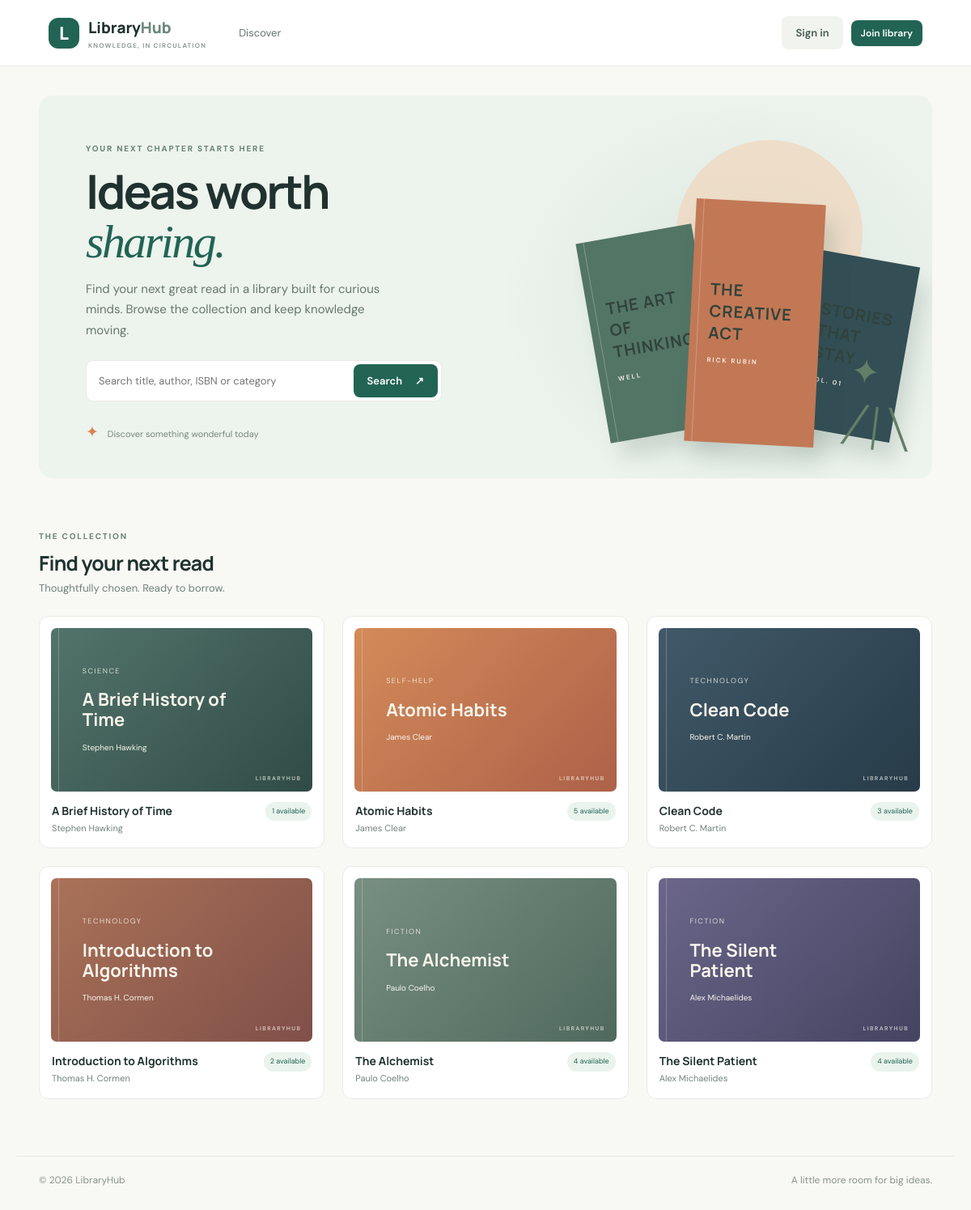
The page / on the database its author committed.
### tables this page shows
CREATE TABLE books(id INTEGER PRIMARY KEY,title TEXT NOT NULL,author TEXT NOT NULL,isbn TEXT NOT NULL UNIQUE,category TEXT NOT NULL,total_copies INTEGER NOT NULL CHECK(total_copies>=0),available_copies INTEGER NOT NULL CHECK(available_copies>=0 AND available_copies<=total_copies));

### app.py (the view)
@app.route('/')
def index():
    q=request.args.get('q','').strip()
    with db() as con: books=con.execute("SELECT * FROM books WHERE (?='' OR title LIKE ? OR author LIKE ? OR isbn LIKE ? OR category LIKE ?) ORDER BY title LIMIT 30",(q,*([f'%{q}%']*4))).fetchall()
    return render_template('index.html',books=books,q=q)

### app.py (called while the page is built)
def db():
    con=sqlite3.connect(DB_PATH, timeout=10); con.row_factory=sqlite3.Row; con.execute('PRAGMA foreign_keys=ON'); return con

def current_user():
    if not session.get('user_id'): return None
    with db() as con: return con.execute('SELECT id,name,email,role FROM users WHERE id=?',(session['user_id'],)).fetchone()

@app.context_processor
def inject_globals(): return {'current_user':current_user(),'today':date.today().isoformat(),'loan_limit':MAX_ACTIVE_LOANS}

### templates/index.html (shortened to what this page needs)
{% extends 'base.html' %}{% block title %}Discover books{% endblock %}{% block content %}<section class="hero"><div class="hero-copy"><span class="eyebrow">YOUR NEXT CHAPTER STARTS HERE</span><h1>Ideas worth<br><em>sharing.</em></h1><p>Find your next great read in a library built for curious minds. Browse the collection and keep knowledge moving.</p><form class="search hero-search" action="{{ url_for('index') }}"><input name="q" value="{{ q }}" placeholder="Search title, author, ISBN or category" aria-label="Search books"><button class="btn btn-primary">Search <span>↗</span></button></form><div class="hero-note"><span class="avatar-stack">✦</span> Discover something wonderful today</div></div><div class="hero-art"><div class="sun"></div><div class="art-book book-a"><i></i><b>THE ART<br>OF THINKING</b><small>WELL</small></div><div class="art-book book-b"><i></i><b>THE<br>CREATIVE<br>ACT</b><small>RICK RUBIN</small></div><div class="art-book book-c"><b>STORIES<br>THAT STAY</b><small>VOL. 01</small></div><div class="plant">✦<br>╱│╲</div></div></section><section class="section-head"><div><span class="eyebrow">THE COLLECTION</span><h2>{% if q %}Search results{% else %}Find your next read{% endif %}</h2><p>Thoughtfully chosen. Ready to borrow.</p></div>{% if current_user and current_user.role=='admin' %}<a class="text-link" href="{{ url_for('manage_books') }}">Manage collection ↗</a>{% endif %}</section><section class="book-grid">{% for b in books %}<article class="book-card"><div class="cover cover-{{ loop.index0%6 }}"><span>{{ b.category }}</span><strong>{{ b.title }}</strong><small>{{ b.author }}</small><i>LIBRARYHUB</i></div><div class="book-meta"><div><h3>{{ b.title }}</h3><p>{{ b.author }}</p></div><span class="availability {% if b.available_copies==0 %}unavailable{% endif %}">{{ b.available_copies }} available</span></div></article>{% else %}<div class="empty-state">No books found. Try another search.</div>{% endfor %}</section>{% endblock %}

### templates/base.html (shortened to what this page needs)
<!doctype html><html lang="en"><head><link rel="stylesheet" href="{{ url_for('static',filename='style.css') }}"></head><body><header class="topbar"><a class="brand" href="{{ url_for('index') }}"><span class="brand-mark">L</span><span>Library<span class="brand-light">Hub</span><small>KNOWLEDGE, IN CIRCULATION</small></span></a><nav class="nav"><a href="{{ url_for('index') }}">Discover</a></nav><div class="nav-user">{% if current_user %}<span class="user-name">{{ current_user.name }}</span><form action="{{ url_for('logout') }}" method="post"><button class="btn btn-quiet" type="submit">Sign out</button></form>{% else %}<a class="btn btn-quiet" href="{{ url_for('login') }}">Sign in</a><a class="btn btn-primary btn-small" href="{{ url_for('register') }}">Join library</a>{% endif %}</div></header><main class="shell">{% block content %}{% endblock %}</main><footer><span>© {{ today[:4] }} LibraryHub</span><span>A little more room for big ideas.</span></footer></body></html>

### rows shown on the page
books: category "SCIENCE", title "A Brief History of Time", author "Stephen Hawking", available_copies "1"
books: category "SELF-HELP", title "Atomic Habits", author "James Clear", available_copies "5"
books: category "TECHNOLOGY", title "Clean Code", author "Robert C. Martin", available_copies "3"
books: category "TECHNOLOGY", title "Introduction to Algorithms", author "Thomas H. Cormen", available_copies "2"
books: category "FICTION", title "The Alchemist", author "Paulo Coelho", available_copies "4"
books: category "FICTION", title "The Silent Patient", author "Alex Michaelides", available_copies "4"
